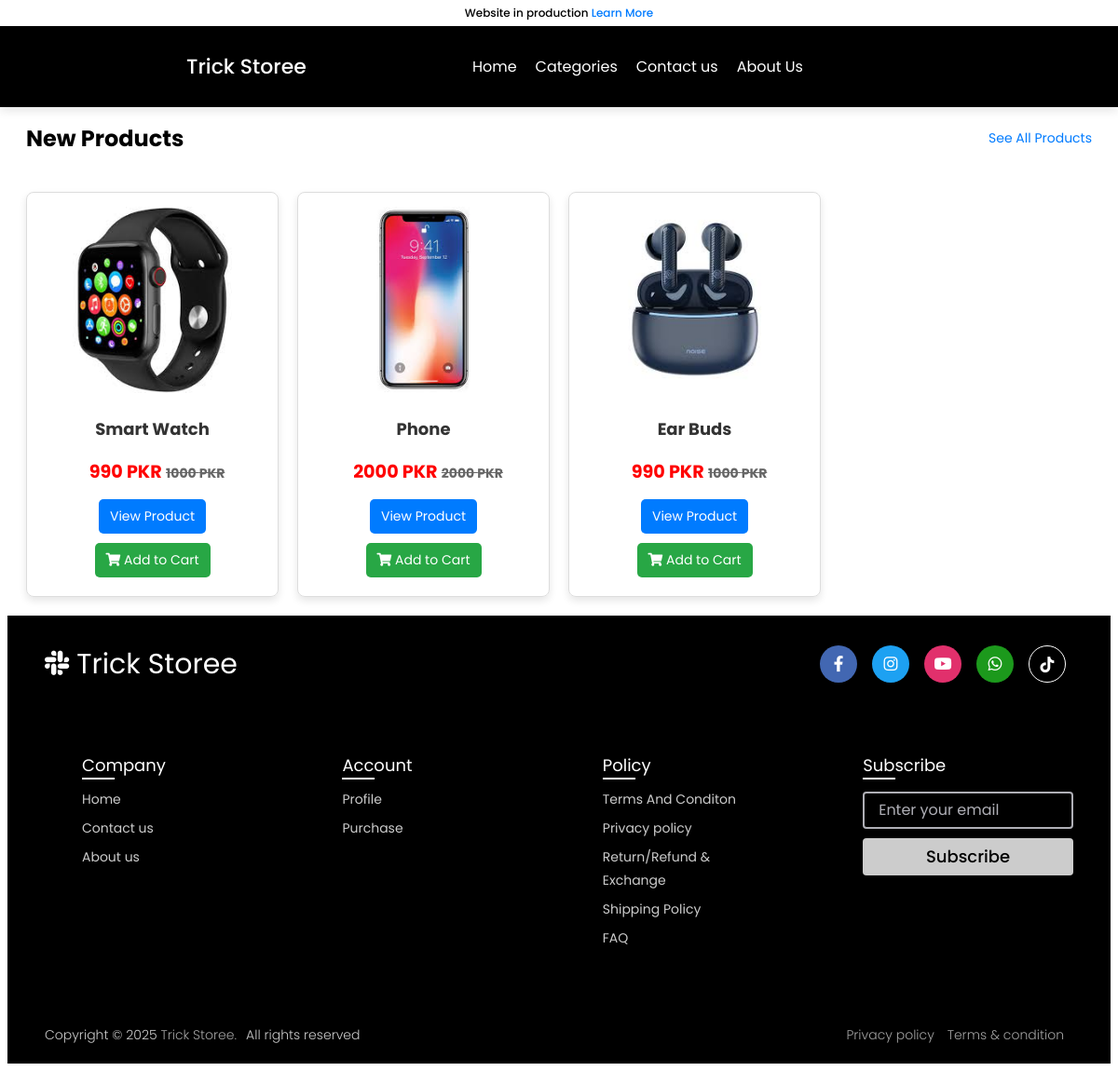
Page /category/1/ on the committed database.
### ecom/models.py (models this page shows, shortened)
class Product(models.Model):
    name = models.CharField(max_length=500)
    product_image = models.ImageField(upload_to='product_image/', null=True, blank=True, default="-")
    additional_image1 = models.ImageField(upload_to='product_image/other/', null=True, blank=True)
    additional_image2 = models.ImageField(upload_to='product_image/other/', null=True, blank=True)
    additional_image3 = models.ImageField(upload_to='product_image/other/', null=True, blank=True)
    additional_image4 = models.ImageField(upload_to='product_image/other/', null=True, blank=True)
    price = models.PositiveIntegerField()
    discount = models.PositiveIntegerField(null=True, blank=True, help_text="Discount Price")
    description = RichTextField()
    short_description = RichTextField(null=True, blank=True)
    stock = models.PositiveIntegerField(default=0)
    category = models.ForeignKey(Category, on_delete=models.CASCADE, related_name='products', default=1)
    sub_category = models.ForeignKey(Sub_category, on_delete=models.CASCADE, related_name='products', default=1)
    is_digital = models.BooleanField(default=False)
    featured = models.BooleanField(default=False)
    popular = models.BooleanField(default=False)
    colors = models.ManyToManyField(Color, blank=True, related_name='products')  # Added color options
    free_delivery = models.BooleanField(default=False)
    priority = models.IntegerField(default=1000)
    popular_priority = models.IntegerField(default=1000)
    feautered_priority = models.IntegerField(default=1000)
    exclusive = models.BooleanField(default=False, help_text="Select this product to display exclusively")
    def final_price(self):
        if self.discount:
            return self.price - self.discount
        return self.price

### ecom/views.py (the view)
# urls.py: path('category/<int:category_id>/', views.category_products_view, name='category-products'),
def category_products_view(request, category_id):
    category = get_object_or_404(Category, id=category_id)
    products = Product.objects.filter(category=category)
    return render(request, 'ecom/category_products.html', {
        'category': category,
        'products': products
    })

### ecom/context_processors.py (called while the page is built)
def categories_context(request):
    categories = Category.objects.prefetch_related('sub_category').all()
    return {'categories': categories}

### templates/ecom/category_products.html (shortened to what this page needs)
{% load static %}
<!DOCTYPE html>
<html lang="en">
<head>
</head>
<body>
  {% include "ecom/navbar.html" %}
  <h1>Products in {{ category.name }}</h1>
<section class="products-section">
  <div class="section-header">
    <h2>New Products</h2>
    <a href="{% url 'all_products' %}" class="see-more">See All Products</a>
  </div>
  {% if products %}
  <div class="products-container">
    {% for p in products %}
    <div class="product-item">
      <div class="product-image">
        {% if p.free_delivery or p.discount %}
        <div class="badge">
        </div>
        {% endif %}
        <img src="{{ p.product_image.url }}" alt="{{ p.name }}" height="200" width="200" loading="lazy">
      </div>
      <h3>{{ p.name }}</h3>
      <p class="price" style="font-size: larger; color: #ff0000;">{{ p.final_price }} PKR</p>
      <p class="final_price" >{{ p.price }} PKR</p>
      <div class="product-actions">
        <a href="{% url 'product_detail' p.id p.sub_category.id %}" class="view-product-btn">View Product</a>
        <a href="{% url 'add-to-cart' p.id %}" class="add-to-cart-btn">
          <i class="fa fa-shopping-cart"></i> Add to Cart
        </a>
      </div>
    </div>
    {% endfor %}
  </div>
  {% else %}
  <p>No products available in this category.</p>
  {% endif %}
</section>
    {% include "ecom/footer.html" %}
</body>
</html>

### templates/ecom/category_products.html (style rules this page uses)
.products-section { max-width: 1200px; margin: 0 auto; padding: 20px; }
.section-header { display: flex; justify-content: space-between; align-items: center; margin-bottom: 20px; }
.see-more { font-size: 14px; color: #007bff; text-decoration: none; }
.products-container { display: grid; grid-template-columns: repeat(4, 1fr); gap: 20px; }
.product-item { border: 1px solid #ddd; border-radius: 8px; text-align: center; padding: 15px; box-shadow: 0 4px 8px rgba(0, 0, 0, 0.1); }
.product-item h3 { font-size: 18px; color: #333; }
.product-item p { font-size: 14px; color: #666; }
.product-actions { margin-top: 10px; }
.view-product-btn, .add-to-cart-btn { display: inline-block; margin: 5px; padding: 8px 12px; font-size: 14px; color: white; border-radius: 5px; text-decoration: none; }
.view-product-btn { background-color: #007bff; }
.add-to-cart-btn { background-color: #28a745; }
.badge { position: absolute; top: 10px; left: 10px; background-color: #ff0000; color: #fff; padding: 5px 10px; font-size: 12px; font-weight: bold; border-radius: 5px; opacity: 0.8; }
.final_price { text-decoration: line-through; font-weight: bold; color: red; }
.price { font-weight: bold; color: green; margin-left: 10px; }
.final_price { text-decoration: line-through; font-weight: bold; color: red; display: inline; }
.price { font-weight: bold; color: green; display: inline; margin-left: 10px; }

### templates/ecom/navbar.html (style rules this page uses)
* { box-sizing: border-box; font-family: "Poppins", sans-serif; }
a { color: #fff; text-decoration: none; }

### rows in the picture
Product: product_image (picture), name "Smart Watch", final_price "990", price "1000"
Product: product_image (picture), name "Phone", final_price "2000", price "2000"
Product: product_image (picture), name "Ear Buds", final_price "990", price "1000"
